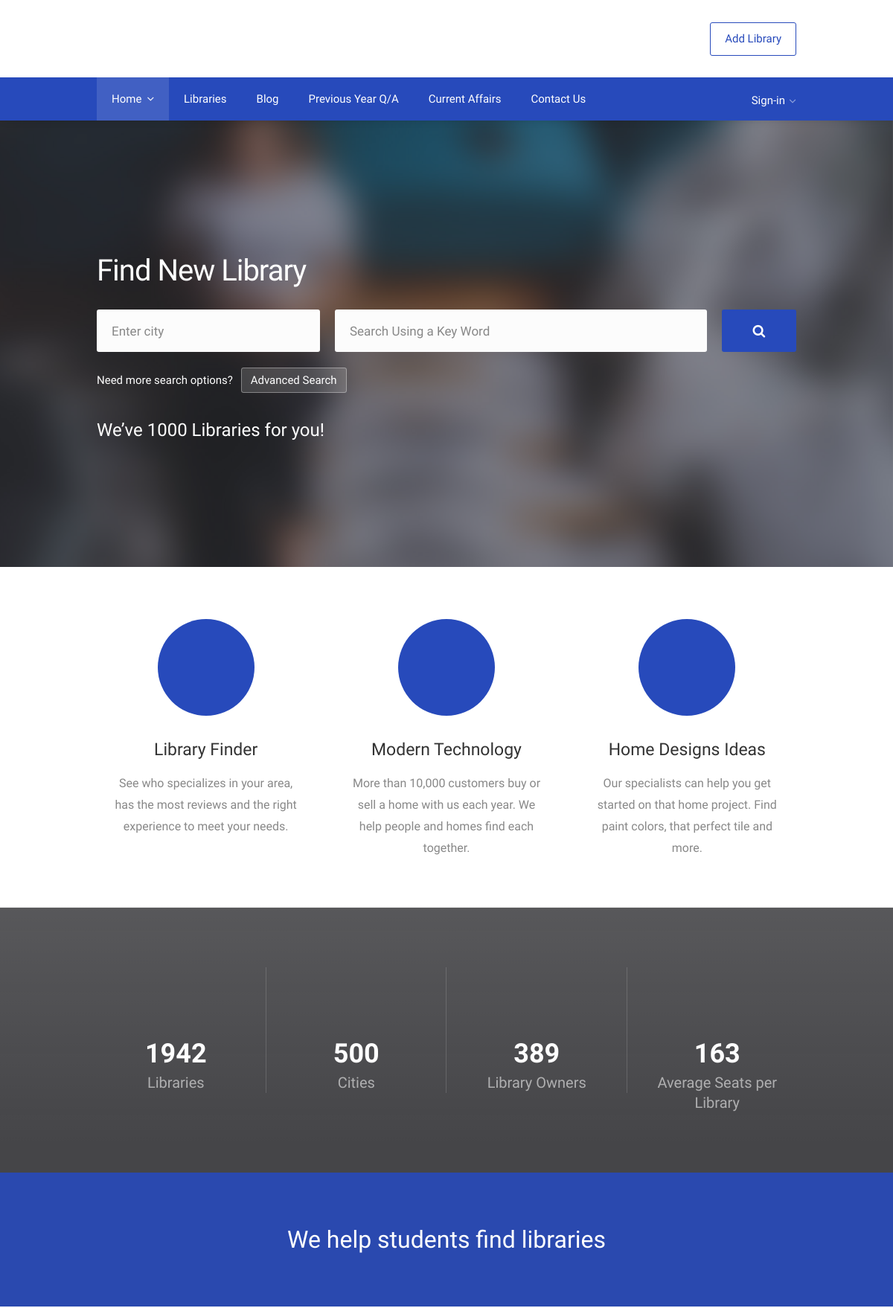
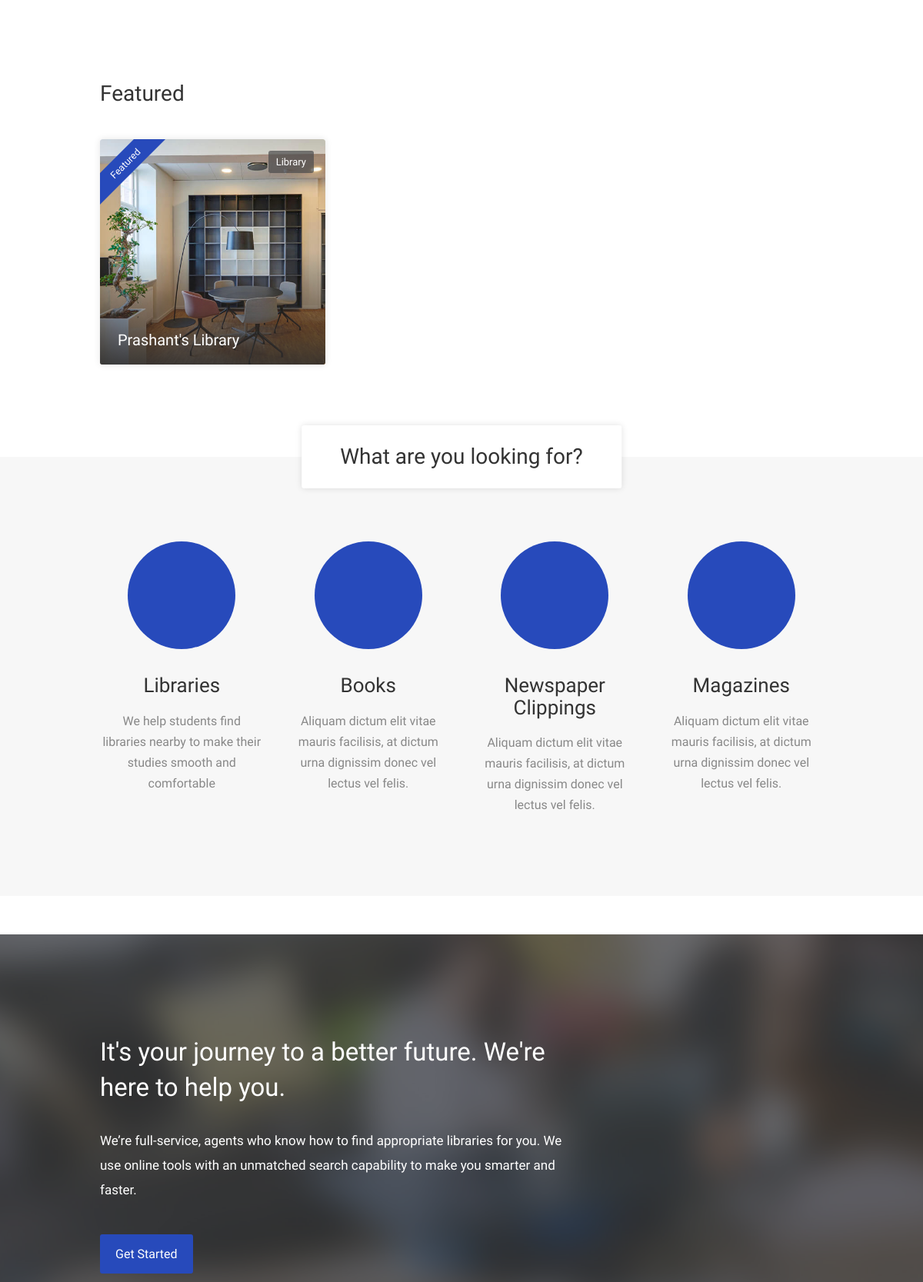
The page / (upper part) on the database its author committed (2 pictures, top to bottom).
### core/models.py (models this page shows, shortened)
class library(models.Model):
    name = models.CharField(max_length=50)
    owner = models.ForeignKey(User, on_delete=models.CASCADE)
    owner_fname= models.CharField(max_length=50)
    owner_lname= models.CharField(max_length=50)
    email = models.EmailField()
    mobile_no = models.IntegerField()
    addr1 = models.CharField(max_length=50)
    addr2 = models.CharField(max_length=50)
    city = models.CharField(max_length=50)
    pincode = models.IntegerField()
    state = models.CharField(max_length=50)
    longitude = models.FloatField(blank=True, null=True)
    latitude = models.FloatField(blank=True, null=True)
    landline = models.IntegerField(blank=True, null=True)
    ammenities = models.ManyToManyField(ammenities)
    library_description = models.TextField(max_length=500)
    past_record_of_students = models.TextField(max_length=500, blank=True, null=True)
    payment_methods = models.ManyToManyField(payment_methods)
    fb_url = models.CharField(max_length=200, blank=True, null=True)
    insta = models.CharField(max_length=100, blank=True, null=True)
    google_map = models.CharField(max_length=100, blank=True, null=True)
    website = models.CharField(max_length=50, blank=True, null=True)
    main_image = models.ImageField()
    no_of_seats = models.IntegerField()
    opening_days = models.ManyToManyField(weekday)
    opening_time = models.TimeField()
    closing_time = models.TimeField()
    non_refundable_charges = models.IntegerField(blank=True, null=True)
    min_monthly_charges = models.IntegerField()
    min_price_range = models.IntegerField(blank=True, null=True)
    max_price_range = models.IntegerField(blank=True, null=True)
    verified = models.BooleanField(default=False)
    visible = models.BooleanField(default=True)
    views = models.IntegerField(default=0)
    class Meta:
        verbose_name_plural = 'Libraries'

### core/views.py (the view)
# urls.py: path('', views.HomeView, name='home'),
def HomeView(request):
    libraries = models.library.objects.all()[:6]
    blogposts = post.objects.all()[:3]
    testimonials = models.testimonial.objects.all()[:3]
    context = {
        'libraries': libraries,
        'blogposts':blogposts,
        'testimonials':testimonials,
    }
    return render(request, 'index.html', context)

### blog/models.py (called while the page is built)
    def get_shortest_content(self):
        if len(self.content) > 200:
            short_content = self.content[:200]
            short_content += "..."
            return short_content
        return self.content

### templates/index.html (shortened to what this page needs)
{% extends 'base.html' %}
{% load static %}
{% block content %}
    <div class="parallax" data-background="{%  static 'images/home-parallax-2.jpg' %}" data-color="#36383e" data-color-opacity="0.5" data-img-width="2500" data-img-height="1600">
        <div class="container">
            <div class="row">
                <div class="col-md-12">
                    <div class="search-container">
                        <h2>Find New Library</h2>
                        <div class="row with-forms">
                            <form action="{% url 'core:libraries' %}">
                             <div class="col-md-4">
                                    <div class="main-search-input">
                                        <input type="search" placeholder="Enter city" aria-label="City" name='city' value="{{ city }}" id = "city" />
                                    </div>
                            </div>
                            <div class="col-md-8">
                                    <div class="main-search-input">
                                        <input type="search" placeholder="Search Using a Key Word" aria-label="Search" name='search' value="{{search_term}}"  />
                                        <button type = "submit" class="button"><i class="fa fa-search"></i></button>
                                    </div>
                            </div>
                                </form>
                            </div>
                        <div class="adv-search-btn">
                            Need more search options? <a href="{% url 'core:libraries' %}">Advanced Search</a>
                        </div>
                        <div class="announce">
                            We’ve 1000 Libraries for you!
                        </div>
                    </div>
                </div>
            </div>
        </div>
    </div>
    <section class="fullwidth border-bottom margin-top-0 margin-bottom-0 padding-top-50 padding-bottom-50" data-background-color="#ffffff">
        <div class="container">
            <div class="row">
                <div class="col-md-4">
                    <div class="icon-box-1 alternative">
                        <div class="icon-container">
                            <i class="im im-icon-Checked-User"></i>
                        </div>
                        <h3>Library Finder</h3>
                        <p>See who specializes in your area, has the most reviews and the right experience to meet your needs.</p>
                    </div>
                </div>
                <div class="col-md-4">
                    <div class="icon-box-1 alternative">
                        <div class="icon-container">
                            <i class="im im-icon-Cloud-Computer"></i>
                        </div>
                        <h3>Modern Technology</h3>
                        <p>More than 10,000 customers buy or sell a home with us each year. We help people and homes find each together.</p>
                    </div>
                </div>
                <div class="col-md-4">
                    <div class="icon-box-1 alternative">
                        <div class="icon-container">
                            <i class="im im-icon-Idea"></i>
                        </div>
                        <h3>Home Designs Ideas</h3>
                        <p>Our specialists can help you get started on that home project. Find paint colors, that perfect tile and more. </p>
                    </div>
                </div>
            </div>
        </div>
    </section>
    <div class="parallax margin-top-0 margin-bottom-40"
        data-background="images/listings-parallax.jpg"
        data-color="#252529"
        data-color-opacity="0.85"
        data-img-width="800"
        data-img-height="505">
        <div id="counters">
            <div class="container">
                <div class="row">
                    <div class="counter-boxes-inside-parallax">
                        <div class="col-md-3 col-sm-6">
                            <div class="counter-box">
                                <div class="counter-box-icon">
                                    <i class="im im-icon-Home-2"></i>
                                    <span class="counter">1942</span>
                                    <p>Libraries</p>
                                </div>
                            </div>
                        </div>
                        <div class="col-md-3 col-sm-6">
                            <div class="counter-box">
                                <div class="counter-box-icon">
                                    <i class="im im-icon-Money-2"></i>
                                    <span class="counter">500</span>
                                    <p>Cities</p>
                                </div>
                            </div>
                        </div>
                        <div class="col-md-3 col-sm-6">
                            <div class="counter-box">
                                <div class="counter-box-icon">
                                    <i class="im im-icon-Business-ManWoman"></i>
                                    <span class="counter">389</span>
                                    <p>Library Owners</p>
                                </div>
                            </div>
                        </div>
                        <div class="col-md-3 col-sm-6">
                            <div class="counter-box last">
                                <div class="counter-box-icon">
                                    <i class="im im-icon-Suitcase"></i>
                                    <span class="counter">163</span>
                                    <p>Average Seats per Library</p>
                                </div>
                            </div>
                        </div>
                    </div>
                </div>
            </div>
        </div>
        <a href="{% url 'core:libraries' %}" class="flip-banner parallax" data-color="#274abb" data-color-opacity="0.9" data-img-width="2500" data-img-height="1600">
            <div class="flip-banner-content">
                <h2 class="flip-visible">We help students find libraries</h2>
            </div>
        </a>
    </div>
    <div class="container">
        <div class="row">
            <div class="col-md-12">
                <h3 class="headline margin-bottom-25 margin-top-65">Featured</h3>
            </div>
            <div class="col-md-12">
                <div class="carousel">
                {% for library in libraries %}
                    {% if library.visible and library.verified %}
                    <div class="carousel-item">
                        <div class="listing-item compact">
                            <a href="{% url 'core:library' library.id %}" class="listing-img-container">
                                <div class="listing-badges">
                                    <span class="featured">Featured</span>
                                    <span>Library</span>
                                </div>
                                <div class="listing-img-content">
                                    <span class="listing-compact-title">{{ library.name }}</span>
                                </div>
                                <img src="{{ library.main_image.url }}" alt="">
                            </a>
                        </div>
                    </div>
                    {% endif %}
                {% endfor %}
                </div>
            </div>
        </div>
    </div>
    <section class="fullwidth margin-top-105" data-background-color="#f7f7f7">
        <h3 class="headline-box">What are you looking for?</h3>
        <div class="container">
            <div class="row">
                <div class="col-md-3 col-sm-6">
                    <div class="icon-box-1">
                        <div class="icon-container">
                            <i class="im im-icon-Office"></i>
                        </div>
                        <h3>Libraries</h3>
                        <p>We help students find libraries nearby to make their studies smooth and comfortable</p>
                    </div>
                </div>
                <div class="col-md-3 col-sm-6">
                    <div class="icon-box-1">
                        <div class="icon-container">
                            <i class="im im-icon-Home-2"></i>
                        </div>
                        <h3>Books</h3>
                        <p>Aliquam dictum elit vitae mauris facilisis, at dictum urna dignissim donec vel lectus vel felis.</p>
                    </div>
                </div>
                <div class="col-md-3 col-sm-6">
                    <div class="icon-box-1">
                        <div class="icon-container">
                            <i class="im im-icon-Car-3"></i>
                        </div>
                        <h3>Newspaper Clippings</h3>
                        <p>Aliquam dictum elit vitae mauris facilisis, at dictum urna dignissim donec vel lectus vel felis.</p>
                    </div>
                </div>
                <div class="col-md-3 col-sm-6">
                    <div class="icon-box-1">
                        <div class="icon-container">
                            <i class="im im-icon-Clothing-Store"></i>
                        </div>
                        <h3>Magazines</h3>
                        <p>Aliquam dictum elit vitae mauris facilisis, at dictum urna dignissim donec vel lectus vel felis.</p>
                    </div>
                </div>
            </div>
        </div>
    </section>
    <div class="parallax margin-bottom-70"
        data-background="images/listings-parallax.jpg"
        data-color="#36383e"
        data-color-opacity="0.7"
        data-img-width="800"
        data-img-height="505">
        <div class="text-content white-font">
            <div class="container">
                <div class="row">
                    <div class="col-lg-6 col-sm-8">
                        <h2>It's your journey to a better future. We're here to help you.</h2>
                        <p>We’re full-service, agents who know how to find appropriate libraries for you. We use online tools with an unmatched search capability to make you smarter and faster.</p>
                        <a href="#" class="button margin-top-25">Get Started</a>
                    </div>
                </div>
            </div>
        </div>
    </div>
{% endblock content %}

### static_in_venv/css/color.css (style rules this page uses)
.listing-img-container:after { background: linear-gradient(to bottom, transparent 60%, #274abb) }
.listing-badges .featured { background-color: #274abb }
.chosen-container .chosen-results li.highlighted, .chosen-container-multi .chosen-choices li.search-choice, .select-options li:hover, a.button, a.button.border:hover, button.button, input[type=button], input[type=submit] { background-color: #274abb }
.icon-box-1 .icon-container { background-color: #274abb }

### rows shown on the page
library: name "Prashant's Library", main_image (picture)
